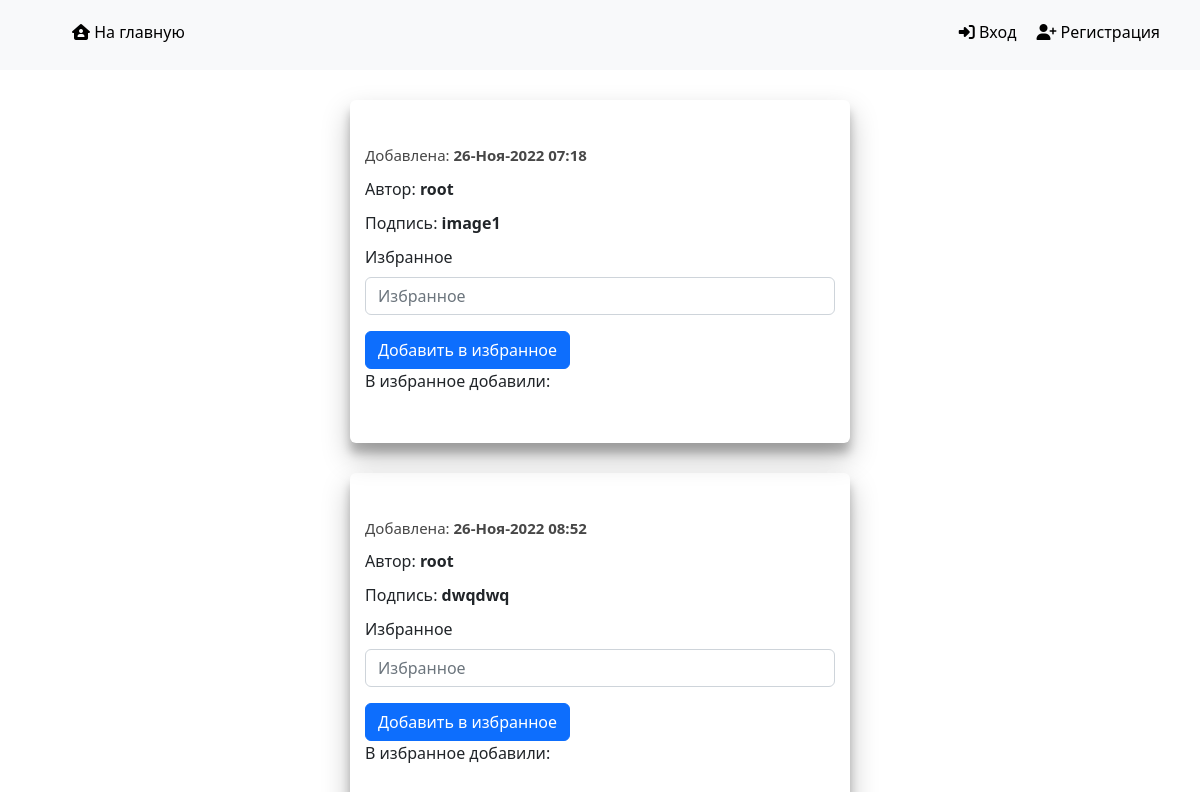
The app's page /, older data.
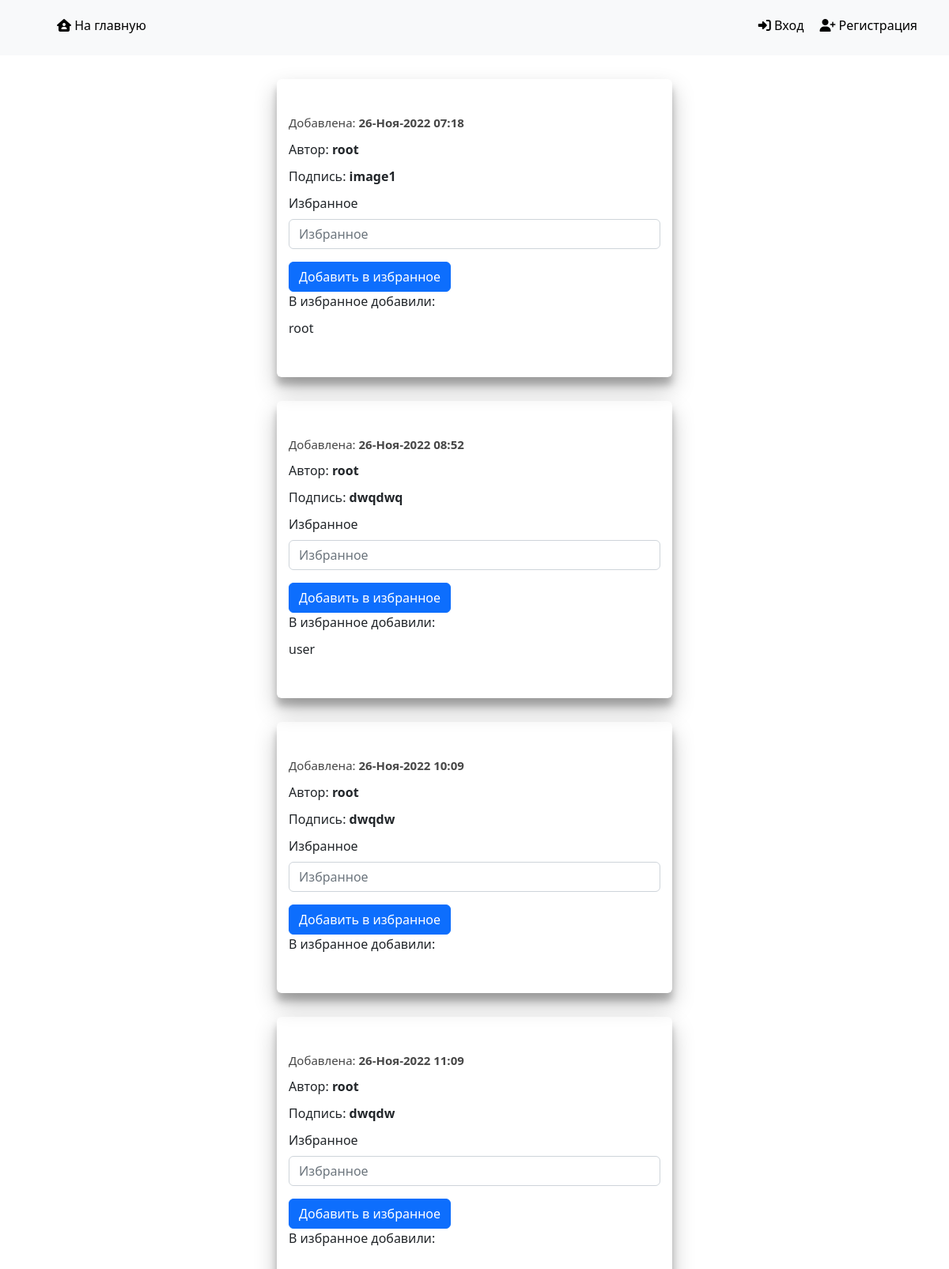
The same page, newer data.
### webapp/models.py (models this page shows, shortened)
class Photo(models.Model):
    image = models.ImageField(verbose_name='Фото', upload_to='img', blank=False, null=False)
    signature = models.CharField(verbose_name='Подпись', max_length=1000, blank=False, null=False)
    created_at = models.DateTimeField(verbose_name="Время создания", auto_now_add=True)
    author = models.ForeignKey(
        get_user_model(), verbose_name='Автор', related_name='photos', on_delete=models.CASCADE, blank=False, null=False
    )
    users = models.ManyToManyField(through='webapp.Favourite', to=User, related_name='us_photos')

class Favourite(models.Model):
    user = models.ForeignKey(to=User, related_name='favorite', verbose_name='Пользователь', null=False,
                             on_delete=models.CASCADE)
    photo = models.ForeignKey(to=Photo, related_name='favourite_users', verbose_name='Избранное', null=False,
                              on_delete=models.CASCADE)
    note = models.CharField(max_length=50, verbose_name='Текстовая заметка', null=False, blank=True)
    class Meta:
        verbose_name = 'Избранное'
        verbose_name_plural = 'Избранные'

### webapp/views/base.py (the view)
# urls.py: path('', IndexView.as_view(), name='index'),
class IndexView(ListView):
    template_name = 'index.html'
    model = Photo
    def get_context_data(self, *, object_list=None, **kwargs):
        context = super().get_context_data(object_list=object_list, **kwargs)
        context['favourite_form'] = FavouriteForm()
        context['photos'] = Photo.objects.order_by('created_at')
        return context

### webapp/forms.py
class FavouriteForm(forms.Form):
    note = forms.CharField(max_length=50, required=True, label='Избранное')

### webapp/templates/index.html (shortened to what this page needs)
{% extends "base.html" %}
{% load bootstrap5 %}
{% load static %}
{% block photo_block %}
<div class="container">
    <div class="imgs_block">
        {% for p in photos %}
        <div class="img_item">
            <div class="content">
                <p class="created_date">Добавлена: <b>{{ p.created_at|date:"d-M-Y H:i" }}</b></p>
                <p>Автор: <b>{{ p.author }}</b></p>
                <p>Подпись: <b>{{ p.signature }}</b></p>
                <form action="{% url 'favourite' p.pk %}">
                    {% bootstrap_form favourite_form %}
                    {% bootstrap_button button_type='submit' content='Добавить в избранное' %}
                </form>
                <p>В избранное добавили:</p>
                {% for favourite in p.favourite_users.all %}
                <p>{{ favourite.user.username }}</p>
                {% endfor %}
            </div>
        </div>
        {% endfor %}
    </div>
</div>
{% endblock %}

### webapp/templates/base.html (shortened to what this page needs)
<!DOCTYPE html>
{% load static %}
{% load bootstrap5 %}
<html lang="en">
<head>
    <link rel="stylesheet" href="{% static 'css/style.css' %}">
    <link rel="stylesheet" href="https://cdnjs.cloudflare.com/ajax/libs/font-awesome/6.2.0/css/all.min.css"/>
    <link href="https://cdn.jsdelivr.net/npm/bootstrap@5.2.3/dist/css/bootstrap.min.css" rel="stylesheet"
>
</head>
<body>
<header class="navbar-expand-lg navbar-light bg-light">
    <div class="header_body">
        <ul>
            <div>
                <li><a href="{% url 'index' %}"><i class="fa-solid fa-house-user"></i> На главную</a></li>
            </div>
            <div>
                {% if user.is_authenticated %}
                <li><a href="{% url 'profile' user.pk %}">Личный кабинет</a></li>
                <li>
                    <p>Пользователь: {{ user.username }}</p>
                    <form action="{% url 'logout' %}" method="post">
                        {% csrf_token %}
                        <a>
                            <i class="fa-solid fa-right-from-bracket"></i> <input class="logout_btn btn btn-danger" type="submit"
                                                                                  value="Выход">
                        </a>
                    </form>
                </li>
                {% else %}
                <li><a class="login_btn" href="{% url 'login' %}"><i class="fa-solid fa-right-to-bracket"></i> Вход</a>
                </li>
                <li><a class="login_btn" href="{% url 'register' %}"><i class="fa-solid fa-user-plus"></i>
                    Регистрация</a>
                </li>
                {% endif %}
            </div>
        </ul>
    </div>
</header>
<div class="wrapper">
    <div class="photo_block">
        {% block photo_block %}
        {% endblock %}
    </div>
</div>
</body>
</html>

### webapp/static/css/style.css (style rules this page uses)
p { margin: 0; }
li { list-style-type: none; }
.wrapper { display: flex; flex-direction: column; align-items: center; margin: 30px 30px 50px 30px; }
.img_item { margin-bottom: 30px; }
.created_date { font-size: 15px; margin-bottom: 7px; color: #474747; }
header { padding: 20px 0px 10px 0px; }
.header_body { padding: 0px 30px; }
.header_body ul { display: flex; justify-content: space-between; }
.header_body ul div { display: flex; }
.header_body ul li { margin: 0px 10px; }
.header_body ul li a { color: #000000; text-decoration: none; }
.img_item { box-shadow: 0 14px 28px rgba(0,0,0,0.25), 0 10px 10px rgba(0,0,0,0.22); border-radius: 6px; padding-bottom: 20px; width: 500px; }
.img_item .content { padding: 20px 15px; }
.img_item .content p { margin-bottom: 10px; }

Row changes from the older to the newer data that the page shows:
added Favourite: user.username "root", shown under Photo "image1"
added Favourite: user.username "user", shown under Photo "dwqdwq"
added Photo: created_at "26-Ноя-2022 10:09", author "root", signature "dwqdw", bootstrap_button "Добавить в избранное"
added Photo: created_at "26-Ноя-2022 11:09", author "root", signature "dwqdw", bootstrap_button "Добавить в избранное"
